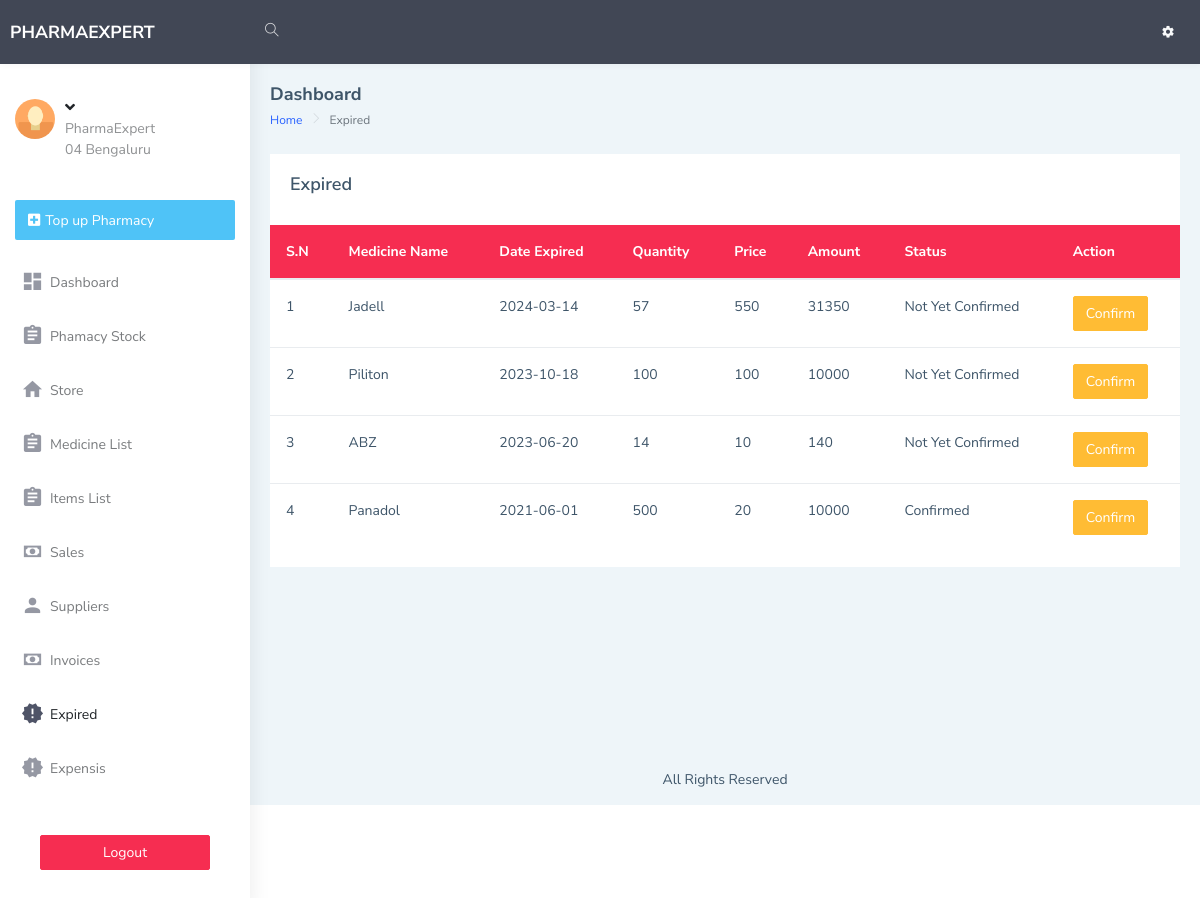
The page /dashboard/expired.php on the database its author committed.
### tables this page shows
CREATE TABLE `info` (
  `id` int(10) NOT NULL,
  `name` varchar(255) NOT NULL,
  `address` varchar(255) NOT NULL,
  `phone_no` varchar(255) NOT NULL,
  `email` varchar(255) NOT NULL,
  `opening_date` varchar(255) NOT NULL,
  `closing_balance` varchar(255) NOT NULL,
  `opening_balance` varchar(255) NOT NULL
);

CREATE TABLE `store` (
  `id` int(10) NOT NULL,
  `medicine_name` varchar(255) NOT NULL,
  `date_received` date NOT NULL,
  `Qty` varchar(255) NOT NULL DEFAULT '0',
  `expiry_date` date NOT NULL DEFAULT current_timestamp(),
  `amount` varchar(255) NOT NULL,
  `stock_out` varchar(255) NOT NULL DEFAULT '0',
  `price` varchar(255) NOT NULL DEFAULT '0',
  `capacity` varchar(255) NOT NULL,
  `type` varchar(255) NOT NULL,
  `dosage_sold` varchar(255) NOT NULL,
  `dosage` varchar(255) NOT NULL,
  `price_dosage` varchar(255) NOT NULL DEFAULT '0',
  `app` varchar(255) NOT NULL,
  `half_dosage_price` int(11) NOT NULL,
  `confirm` varchar(10) NOT NULL DEFAULT '0'
);

### dashboard/expired.php (the view, shortened to what this page needs)
<!DOCTYPE html>
<html dir="ltr" lang="en">
<?php
require "includes/head.php";
?>
<body>
    <div id="main-wrapper" data-layout="vertical" data-navbarbg="skin5" data-sidebartype="full"
        data-sidebar-position="absolute" data-header-position="absolute" data-boxed-layout="full">
        <?php require "includes/header.php"; ?>
        <?php require "includes/aside.php"; ?>
        <div class="page-wrapper">
            <div class="page-breadcrumb">
                <div class="row align-items-center">
                    <div class="col-5">
                        <h4 class="page-title">Dashboard</h4>
                        <div class="d-flex align-items-center">
                            <nav aria-label="breadcrumb">
                                <ol class="breadcrumb">
                                    <li class="breadcrumb-item"><a href="index.php">Home</a></li>
                                    <li class="breadcrumb-item active" aria-current="page">Expired</li>
                                </ol>
                            </nav>
                        </div>
                    </div>
                </div>
            </div>
            <div class="container-fluid">
                <div class="row">
                    <div class="col-12">
                        <div class="card ">
                            <div class="card-body">
                                <div class="d-md-flex align-items-center">
                                    <div>
                                        <h4 class="card-title">Expired</h4>
                                    </div>
                                </div>
                                <?php
                                require "includes/conn.php";
                                ?>
                            </div>
                            <div class="table-responsive">
                                <table class="table v-middle">
                                    <thead>
                                    <tr class="bg-danger text-white">
                                        <th class="border-top-0">S.N</th>
                                        <th class="border-top-0">Medicine Name</th>
                                        <th class="border-top-0">Date Expired</th>
                                        <th class="border-top-0">Quantity</th>
                                        <th class="border-top-0">Price</th>
                                        <th class="border-top-0">Amount</th>
                                        <th class="border-top-0">Status</th>
                                        <th class="border-top-0">Action</th>
                                    </tr>
                                    </thead>
                                    <tbody>
                                    <?php
                                    $sql = "SELECT * FROM store WHERE expiry_date < CURDATE()";
                                    $res = mysqli_query($conn, $sql);
                                    if ($res == TRUE) {
                                        $count = mysqli_num_rows($res);
                                        $sn = 1;
                                        if($count > 0){
                                            while ($rows = mysqli_fetch_assoc($res)) {
                                                $id = $rows['id'];
                                                $medicine_name = $rows['medicine_name'];
                                                $Qty = $rows['Qty'];
                                                $price = $rows['price'];
                                                $expiry_date = $rows['expiry_date'];
                                                $dosage_sold = $rows['dosage_sold'];
                                                $price_dosage = $rows['price_dosage'];
                                                $confirm = $rows['confirm'];
                                                $price_display = ($dosage_sold == "Yes") ? $price_dosage : $price;
                                                $amount = ($dosage_sold == "Yes") ? $Qty * $price_dosage : $Qty * $price;
                                                $status = ($confirm == '0') ? "Not Yet Confirmed" : "Confirmed";
                                                ?>
                                                <tr>
                                                    <td><?php echo $sn++; ?></td>
                                                    <td><?php echo $medicine_name; ?></td>
                                                    <td><?php echo $expiry_date; ?></td>
                                                    <td><?php echo $Qty; ?></td>
                                                    <td><?php echo $price_display; ?></td>
                                                    <td><?php echo $amount; ?></td>
                                                    <td><?php echo $status; ?></td>
                                                    <td><a href="delete_expired.php?id=<?php echo $id; ?>" class="btn btn-warning">Confirm</a></td>
                                                </tr>
                                                <?php
                                            }
                                        }
                                    }
                                    ?>
                                    </tbody>
                                </table>
                            </div>
                        </div>
                    </div>
                </div>
            </div>
            <footer class="footer text-center">
                All Rights Reserved
            </footer>
        </div>
    </div>
</body>
</html>

### dashboard/includes/head.php (shortened to what this page needs)
<head>
    <link href="assets/libs/chartist/dist/chartist.min.css" rel="stylesheet">
    <link href="dist/css/style.min.css" rel="stylesheet">
</head>

### dashboard/includes/header.php (shortened to what this page needs)
<header class="topbar" data-navbarbg="skin5">
            <nav class="navbar top-navbar navbar-expand-md navbar-dark">
                <div class="navbar-header" data-logobg="skin5">
                    <a class="navbar-brand" href="index.html">
                        <b class="logo-icon text-uppercase">
                        <?php
                                                        require "includes/conn.php";
                                                        $sql ="SELECT * FROM info";
                                                    $res = mysqli_query($conn,$sql);
                                                    if ($res == TRUE) {
                                                        $count = mysqli_num_rows($res);
                                                        if($count > 0){
                                                            while ($rows=mysqli_fetch_assoc($res)) {
                                                                $name=$rows['name'];
                                                                $address=$rows['address'];
                                                           ?>
                                             <?php echo $name;?>
                                                                <?php
                                                            }
                                                        }
                                                    }
                                                ?>
                        </b>
                    </a>
                </div>
                <div class="navbar-collapse collapse" id="navbarSupportedContent" data-navbarbg="skin5">
                    <ul class="navbar-nav float-left mr-auto">
                        <li class="nav-item search-box"> <a class="nav-link waves-effect waves-dark"
                                href="javascript:void(0)"><i class="ti-search"></i></a>
                        </li>
                    </ul>
                        <ul class="navbar-nav float-right">
                        <li class="nav-item dropdown">
                            <a class="nav-link dropdown-toggle text-muted waves-effect waves-dark pro-pic" href=""
                                data-toggle="dropdown" aria-haspopup="true" aria-expanded="false"><i class="mdi mdi-settings text-light font-weight-bold"></i></a>
                        </li>
                    </ul>
                </div>
            </nav>
        </header>

### dashboard/includes/aside.php (shortened to what this page needs)
<aside class="left-sidebar" data-sidebarbg="skin6">
           <div class="scroll-sidebar">
               <nav class="sidebar-nav">
                   <ul id="sidebarnav">
                       <li>
                           <div class="user-profile d-flex no-block dropdown m-t-20">
                               <div class="user-pic"><img src="assets/images/users/1.jpg" alt="users"
                                       class="rounded-circle" width="40" /></div>
                               <div class="user-content hide-menu m-l-10">
                                   <a href="javascript:void(0)" class="" id="Userdd" role="button"
                                       data-toggle="dropdown" aria-haspopup="true" aria-expanded="false">
                                       <h5 class="m-b-0 user-name font-medium"><?php if(isset($_SESSION['sessionUsername'])){
                                           }?> <i
                                               class="fa fa-angle-down"></i></h5>
                                       <span class="op-5 user-email"><?php echo $name;?> </span><br>
                                       <span class="op-5 user-email"><?php echo $address;?> </span>
                                   </a>
                               </div>
                           </div>
                       </li>
                       <li class="p-15 m-t-10"><a href="pharmacy_stock.php"
                               class="btn btn-block create-btn text-white no-block d-flex align-items-center"><i
                                   class="fa fa-plus-square"></i> <span class="hide-menu m-l-5">Top up Pharmacy<span> </a>
                       </li>
                       <li class="sidebar-item"> <a class="sidebar-link waves-effect waves-dark sidebar-link"
                               href="index.php" aria-expanded="false"><i class="mdi mdi-view-dashboard"></i><span
                                   class="hide-menu">Dashboard</span></a></li>
					<li class="sidebar-item"> <a class="sidebar-link waves-effect waves-dark sidebar-link"
                               href="pharmacy_stock.php" aria-expanded="false"><i
                                   class="mdi mdi-clipboard-text"></i><span class="hide-menu">Phamacy Stock</span></a></li>
								<li class="sidebar-item"> <a class="sidebar-link waves-effect waves-dark sidebar-link"
                               href="receiving.php" aria-expanded="false"><i
                                   class="mdi mdi-home"></i><span class="hide-menu">Store</span></a></li>
					<li class="sidebar-item"> <a class="sidebar-link waves-effect waves-dark sidebar-link"
                               href="medicine_list.php" aria-expanded="false"><i class="mdi mdi-clipboard-text"></i><span
                                   class="hide-menu">Medicine List</span></a></li>
								<li class="sidebar-item"> <a class="sidebar-link waves-effect waves-dark sidebar-link"
                               href="items_list.php" aria-expanded="false"><i class="mdi mdi-clipboard-text "></i><span
                                   class="hide-menu">Items List</span></a></li>
					<li class="sidebar-item"> <a class="sidebar-link waves-effect waves-red sidebar-link "
                               href="sales_report.php" aria-expanded="false"><i class="mdi mdi-cash"></i><span
                                   class="hide-menu">Sales</span></a></li>
					<li class="sidebar-item"> <a class="sidebar-link waves-effect waves-red sidebar-link "
                               href="suppliers.php" aria-expanded="false"><i class="mdi mdi-account"></i><span
                                   class="hide-menu">Suppliers</span></a></li>
					<li class="sidebar-item"> <a class="sidebar-link waves-effect waves-red sidebar-link "
                               href="invoice.php" aria-expanded="false"><i class="mdi mdi-cash"></i><span
                                   class="hide-menu">Invoices</span></a></li>
					<li class="sidebar-item"> <a class="sidebar-link waves-effect waves-red sidebar-link "
                               href="expired.php" aria-expanded="false"><i class="mdi mdi-alert-octagram"></i><span
                                   class="hide-menu">Expired</span></a></li>
					<li class="sidebar-item"> <a class="sidebar-link waves-effect waves-red sidebar-link "
                               href="expensis.php" aria-expanded="false"><i class="mdi mdi-alert-octagram"></i><span
                                   class="hide-menu">Expensis</span></a></li>
                                   <li class="text-center p-40 upgrade-btn">
                 <a href="includes/logout.php"
                     class="btn btn-block btn-danger text-white" >Logout</a>
             </li>
                   </ul>
               </nav>
           </div>
       </aside>

### rows shown on the page
info: name "PHARMAEXPERT", name "PharmaExpert", address "04 Bengaluru"
store: medicine_name "Jadell", expiry_date "2024-03-14", Qty "57", price "550", amount "31350", confirm "Not Yet Confirmed"
store: medicine_name "Piliton", expiry_date "2023-10-18", Qty "100", price_dosage "100", amount "10000", confirm "Not Yet Confirmed"
store: medicine_name "ABZ", expiry_date "2023-06-20", Qty "14", price "10", amount "140", confirm "Not Yet Confirmed"
store: medicine_name "Panadol", expiry_date "2021-06-01", Qty "500", price "20", amount "10000", confirm "Confirmed"
